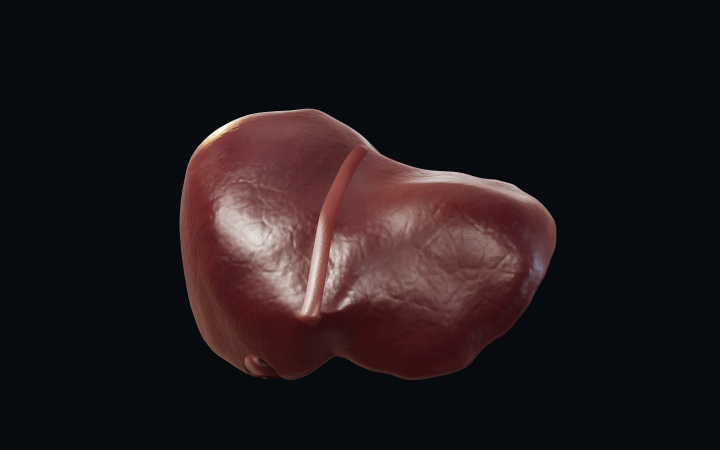
#> input picture tests/baseline/liver_ant.png, 1440 x 900 px, found by its file name (shown at 1/2 size)
$ python engrave.py
#> lines starting #> are read from the running program, lines starting #| are printed output that depends on the picture; after the words box and inside, x2 and y2 are one past the last pixel; in counts of white or black regions, pixels touching at a corner belong together
# Engraving-style rendering of the atlas liver (tests/baseline/liver_ant.png): curved line-screen hatching modulated by tone.
import numpy as np
from PIL import Image, ImageFilter
from scipy import ndimage as ndi
src=Image.open('/home/user/hepatic-scale-atlas/tests/baseline/liver_ant.png').convert('RGB')
#> src is the input picture: PIL image 1440x900 RGB; mean R, G, B 31, 23.1, 25.8
a0=np.asarray(src).astype(float)
m=a0.max(axis=2)>26
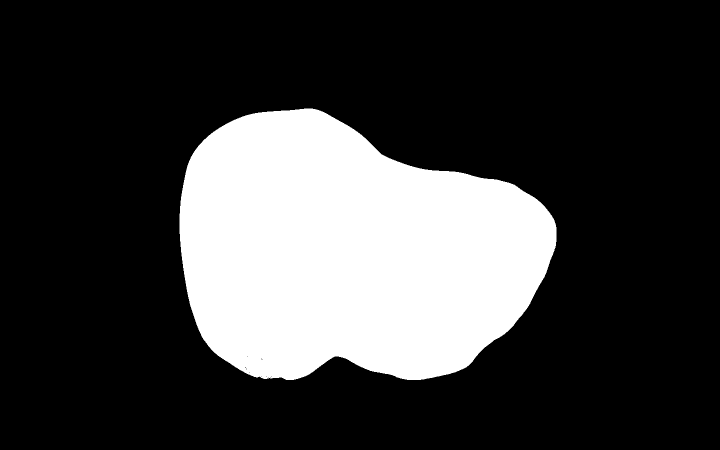
#> m: shape (900, 1440) bool (shown at 1/2 size); 23.7% white; 1 white region, box (x1, y1, x2, y2) and area: (359, 217, 1113, 760) 307578
m=ndi.binary_fill_holes(ndi.binary_closing(m,iterations=3))
#> m: shape (900, 1440) bool; 23.7% white; 1 white region, box (x1, y1, x2, y2) and area: (359, 217, 1113, 760) 307593
lab,n=ndi.label(m); m=lab==(1+int(np.argmax(ndi.sum(m,lab,range(1,n+1)))))
#> after `lab, n = ndi.label(m)`: n = 1
m=ndi.binary_erosion(ndi.binary_opening(m,iterations=2),iterations=2)
#> m: shape (900, 1440) bool; 23.4% white; 1 white region, box (x1, y1, x2, y2) and area: (361, 219, 1111, 758) 303705
ys,xs=np.where(m); bb=(xs.min()-4,ys.min()-4,xs.max()+5,ys.max()+5)
#> after `bb = (xs.min() - 4, ys.min() - 4, xs.max() + 5, ys.max() + 5)`: bb = (357, 215, 1115, 762)
src=src.crop(bb); mk=Image.fromarray((m*255).astype('uint8')).crop(bb)
#> after `mk = Image.fromarray((m * 255).astype('uint8')).crop(bb)`: mk: PIL image 758x547 L; 73.2% white; 1 black region, box (x1, y1, x2, y2) and area: (0, 0, 758, 547) 110921
gb=(a0[...,1]-a0[...,2]); lg=(gb>=17)&(a0[...,1]>112)&m
#> after `lg = (gb >= 17) & (a0[..., 1] > 112) & m`:
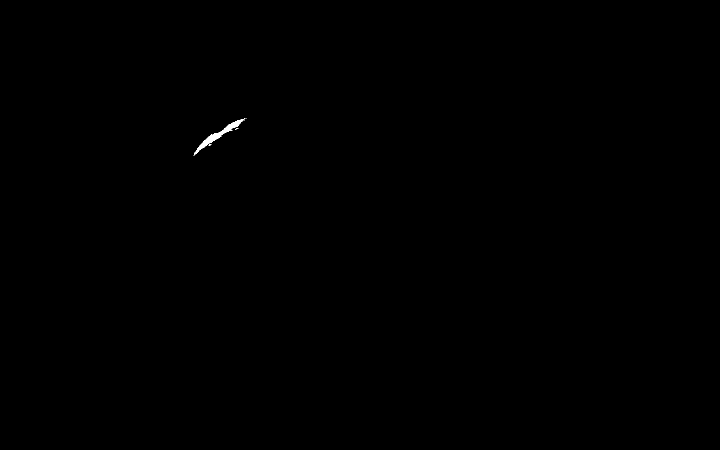
#> lg: shape (900, 1440) bool (shown at 1/2 size); 0.08% white; 4 white regions (3 under 20 px), largest, box (x1, y1, x2, y2) and area: (387, 237, 491, 312) 1078
lg=ndi.binary_opening(ndi.binary_closing(lg,iterations=2),iterations=1)
#> lg: shape (900, 1440) bool; 0.09% white; 1 white region, box (x1, y1, x2, y2) and area: (388, 237, 490, 309) 1141
lb,nn=ndi.label(lg); lg=lb==(1+int(np.argmax(ndi.sum(lg,lb,range(1,nn+1)))))
#> after `lb, nn = ndi.label(lg)`: nn = 1
lgi=Image.fromarray((lg*255).astype('uint8')).crop(bb)
#> lgi: PIL image 758x547 L; 0.28% white; 1 white region, box (x1, y1, x2, y2) and area: (31, 22, 133, 94) 1141
K=2.2
W,H=int(src.width*K),int(src.height*K)
#> W = 1667; H = 1203
src=src.resize((W,H),Image.BICUBIC); mk=mk.resize((W,H),Image.BICUBIC).filter(ImageFilter.GaussianBlur(1.0))
lig0=np.asarray(lgi.resize((W,H),Image.BICUBIC).filter(ImageFilter.GaussianBlur(1.5))).astype(float)/255
a=np.asarray(src).astype(float)/255; mask=np.asarray(mk).astype(float)/255
L=(0.3*a[...,0]+0.55*a[...,1]+0.15*a[...,2])
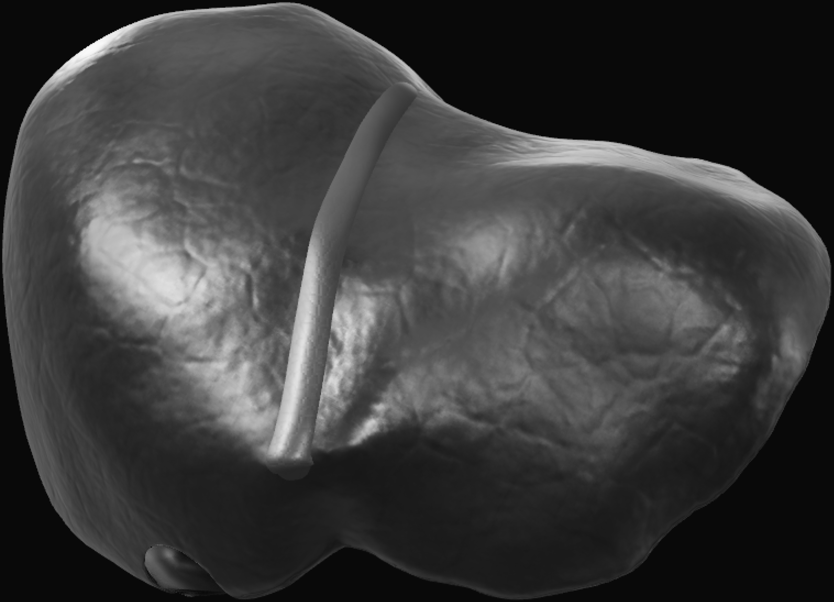
#> L: shape (1203, 1667) float64 (shown at 1/2 size); min 0, max 0.996, mean 0.236
L=ndi.gaussian_filter(L,2.2)
# normalise tone inside mask to 0..1 (0 dark)
v=L[mask>.5]; lo,hi=np.percentile(v,2),np.percentile(v,99)
#> after `lo, hi = (np.percentile(v, 2), np.percentile(v, 99))`: lo = 0.105; hi = 0.783
t=np.clip((L-lo)/(hi-lo),0,1)**0.42
yy,xx=np.mgrid[0:H,0:W].astype(float)
def screen(theta,pitch,warp):
#> called with theta = 28, pitch = 8, warp = 1
    th=np.deg2rad(theta)
    u=(xx*np.cos(th)+yy*np.sin(th))+warp*ndi.gaussian_filter(t,6)*pitch*6
    return (np.cos(2*np.pi*u/pitch))            # -1..1
# line width from tone: darker tone -> thicker line -> threshold on cosine
def layer(theta,pitch,warp,dark_at,full_at):
    s=screen(theta,pitch,warp)
    need=0.7*np.clip((dark_at-t)/(dark_at-full_at),0,1)   # 0 none .. 1 solid
    thr=1-2*need*0.9                                    # cos>thr inks
    return np.clip((s-thr)*6,0,1)*(need>0.02)
ink=np.zeros_like(t)
ink=np.maximum(ink,layer(28,8.0,1.0,0.95,0.38))
ink=np.maximum(ink,layer(-32,8.0,-1.0,0.62,0.22))
ink=np.maximum(ink,layer(90,6.4,0.6,0.30,0.08))
# contour: dark line along the silhouette
edge=ndi.gaussian_filter(mask,1.2)
er=ndi.grey_erosion(mask,size=(5,5)); contour=np.clip((mask-er)*3,0,1)
ink=np.clip(np.maximum(ink*(mask>.5),contour),0,1)
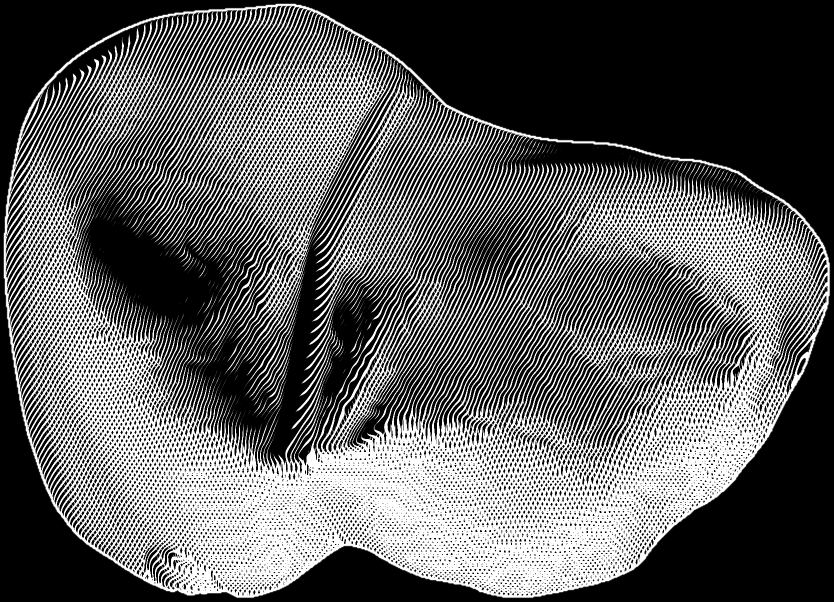
#> ink: shape (1203, 1667) float64 (shown at 1/2 size); min 0, max 1, mean 0.375
# specular highlights stay paper: knock out ink where very bright
ink*=np.clip(1-(t>0.93)*1.0,0,1)
paper=np.array([238,228,207.])/255
inkc=np.array([38,30,28.])/255
# flat wash (Gray's-style tint): warm rose-grey under the hatching
wash=np.array([214,186,176.])/255
base=np.ones((H,W,3))*paper
tint=(0.55+0.25*(1-t))[...,None]
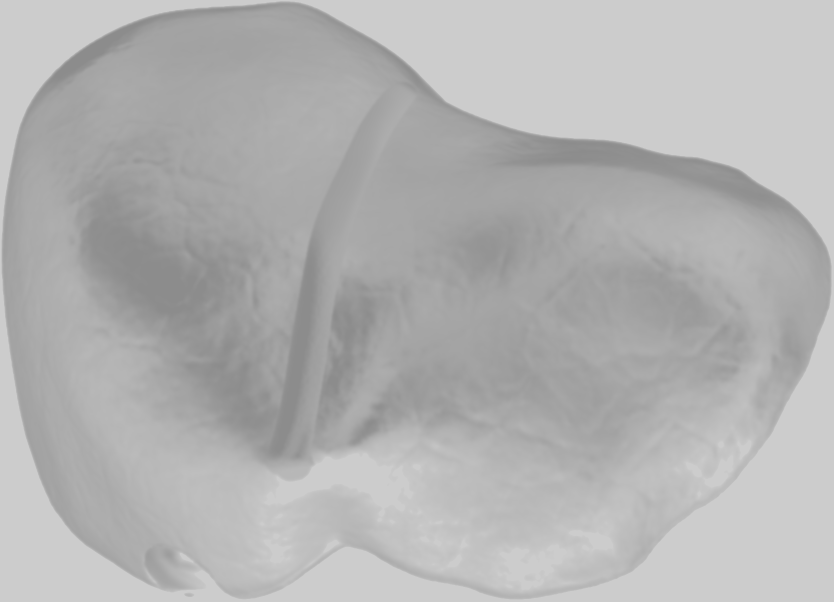
#> tint: shape (1203, 1667, 1) float64 (shown at 1/2 size); min 0.55, max 0.8, mean 0.699
base=base*(1-mask[...,None]*tint*0.85)+wash*(mask[...,None]*tint*0.85)
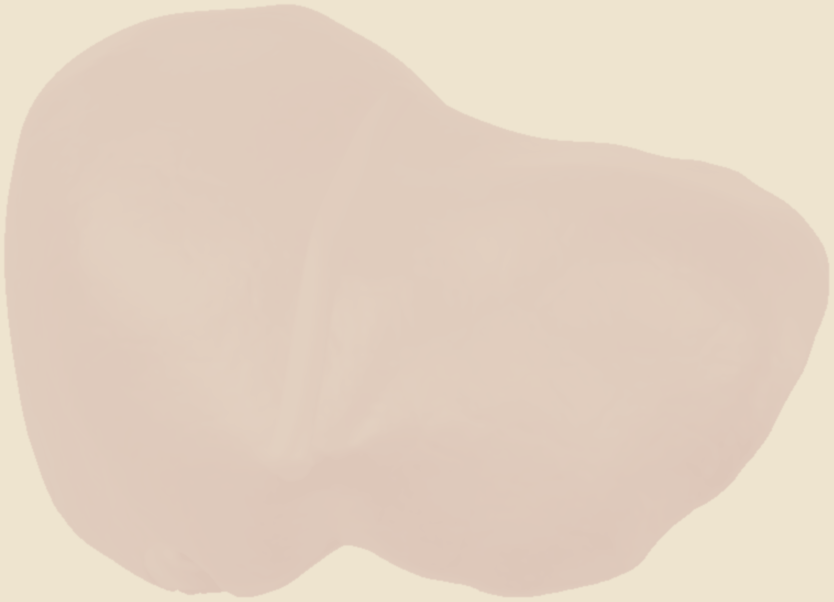
#> base: shape (1203, 1667, 3) float64 (shown at 1/2 size); mean of channels 0, 1, 2 0.894, 0.826, 0.761; drawn as R, G, B
out=base*(1-ink[...,None])+inkc*ink[...,None]
lig=lig0
sel=np.array([178,58,40.])/255
out=out*(1-0.55*lig[...,None])+ (sel*(out.mean(2,keepdims=True)*0+1))*0.55*lig[...,None]*np.clip(out.mean(2,keepdims=True)*1.15,0,1)
rgba=np.dstack([np.clip(out,0,1),ndi.gaussian_filter(mask,0.6)])
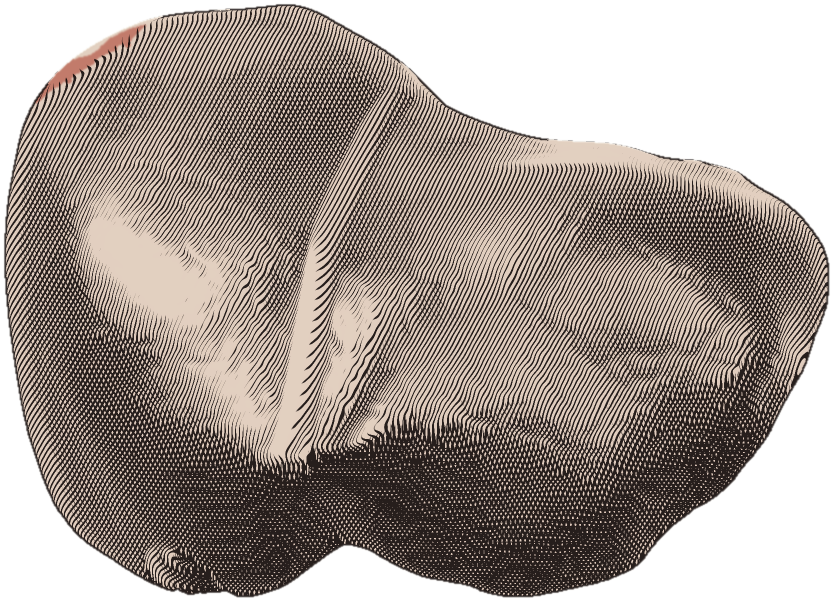
#> rgba: shape (1203, 1667, 4) float64 (shown at 1/2 size); mean of channels 0, 1, 2, 3 0.621, 0.571, 0.525, 0.732; transparent parts drawn white
Image.fromarray((rgba*255).astype('uint8'),'RGBA').save('liver-engraved.png')
print(W,H)
#| 1667 1203

$ run again, with tests/baseline/all_ant.png copied over tests/baseline/liver_ant.png
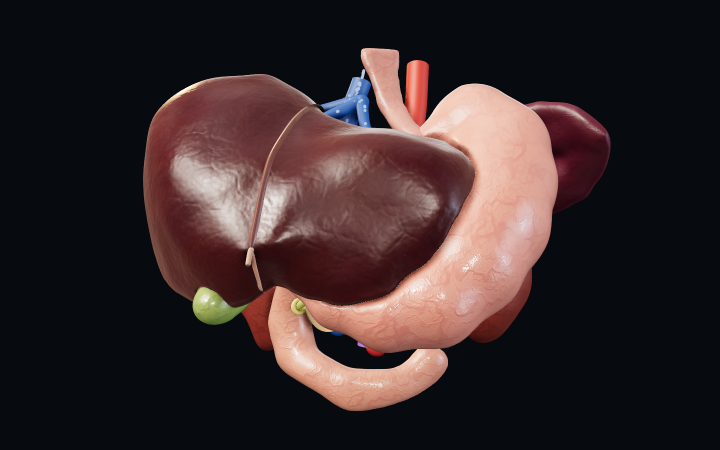
#> input picture tests/baseline/all_ant.png, 1440 x 900 px, found by its file name (shown at 1/2 size)
#> src is the input picture: PIL image 1440x900 RGB; mean R, G, B 54.7, 41.3, 41.8
#> `m=ndi.binary_fill_holes(ndi.binary_closing(m,iterations=3))`:
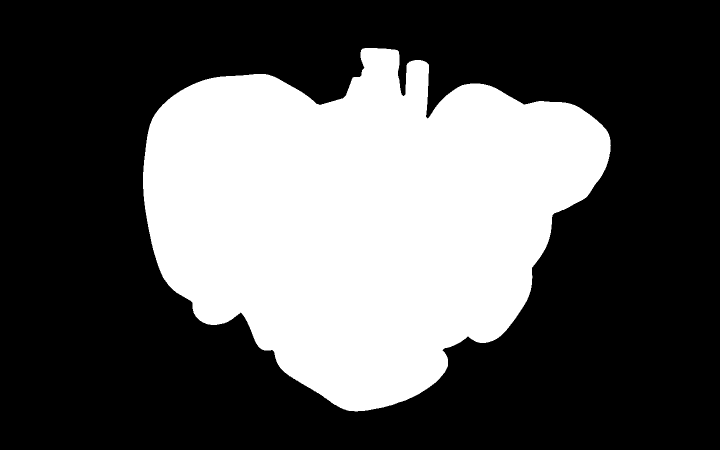
#> m: shape (900, 1440) bool (shown at 1/2 size); 34.4% white; 1 white region, box (x1, y1, x2, y2) and area: (286, 96, 1222, 823) 446247
#> n = 1
#> bb = (284, 94, 1224, 825)
#> lb: shape (900, 1440) int32; 31 distinct labels, from 0 to 30
#> nn = 30
#> lgi: PIL image 940x731 L; 11.2% white; 1 white region, box (x1, y1, x2, y2) and area: (252, 88, 783, 723) 77269
#> lo = 0.0636; hi = 0.867
#> `out=out*(1-0.55*lig[...,None])+ (sel*(out.mean(2,keepdims=True)*0+1))*..`:
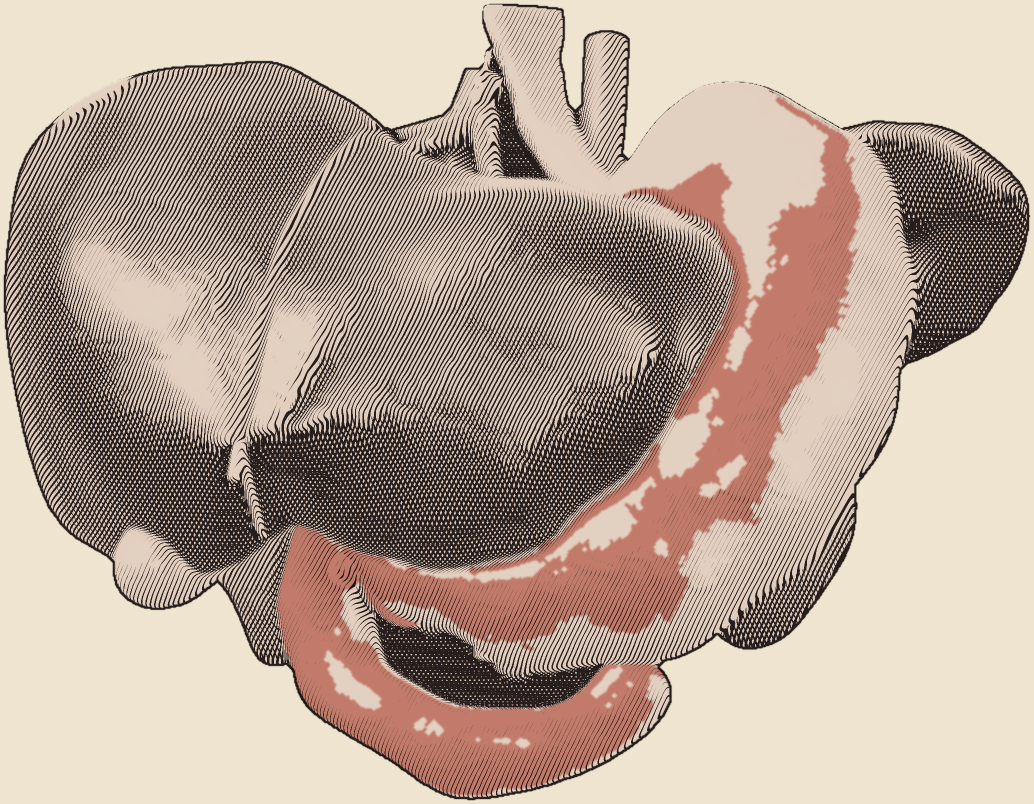
#> out: shape (1608, 2068, 3) float64 (shown at 1/2 size); mean of channels 0, 1, 2 0.723, 0.649, 0.593; drawn as R, G, B
#| 2068 1608

$ run again, with tests/baseline/context_ant.png copied over tests/baseline/liver_ant.png
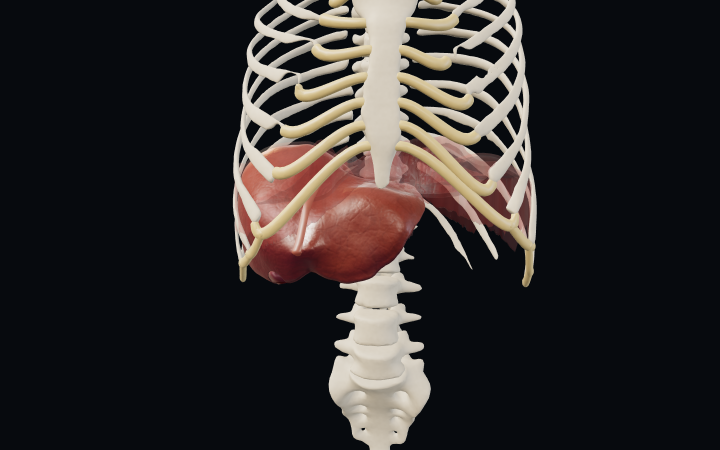
#> input picture tests/baseline/context_ant.png, 1440 x 900 px, found by its file name (shown at 1/2 size)
#> src is the input picture: PIL image 1440x900 RGB; mean R, G, B 46.4, 43.1, 42.5
#> `m=ndi.binary_fill_holes(ndi.binary_closing(m,iterations=3))`:
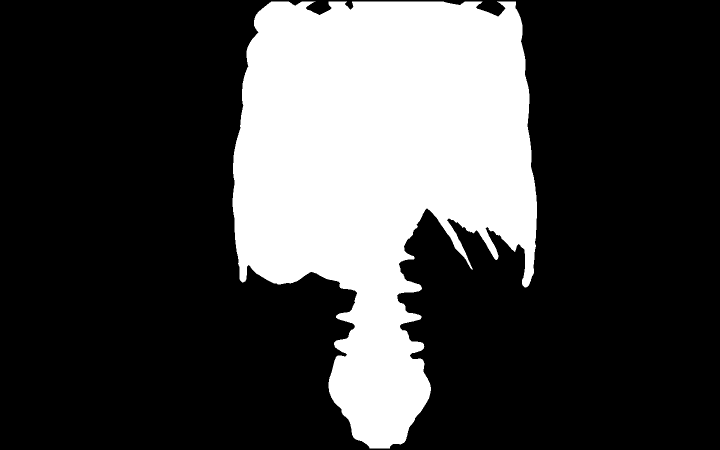
#> m: shape (900, 1440) bool (shown at 1/2 size); 26.6% white; 1 white region, box (x1, y1, x2, y2) and area: (465, 3, 1074, 897) 345034
#> n = 1
#> bb = (463, 1, 1076, 899)
#> lb: shape (900, 1440) int32; 69 distinct labels, from 0 to 68
#> nn = 68
#> lgi: PIL image 613x898 L; 2.7% white; 1 white region, box (x1, y1, x2, y2) and area: (15, 228, 299, 562) 14724
#> lo = 0.038; hi = 0.863
#> `out=out*(1-0.55*lig[...,None])+ (sel*(out.mean(2,keepdims=True)*0+1))*..`:
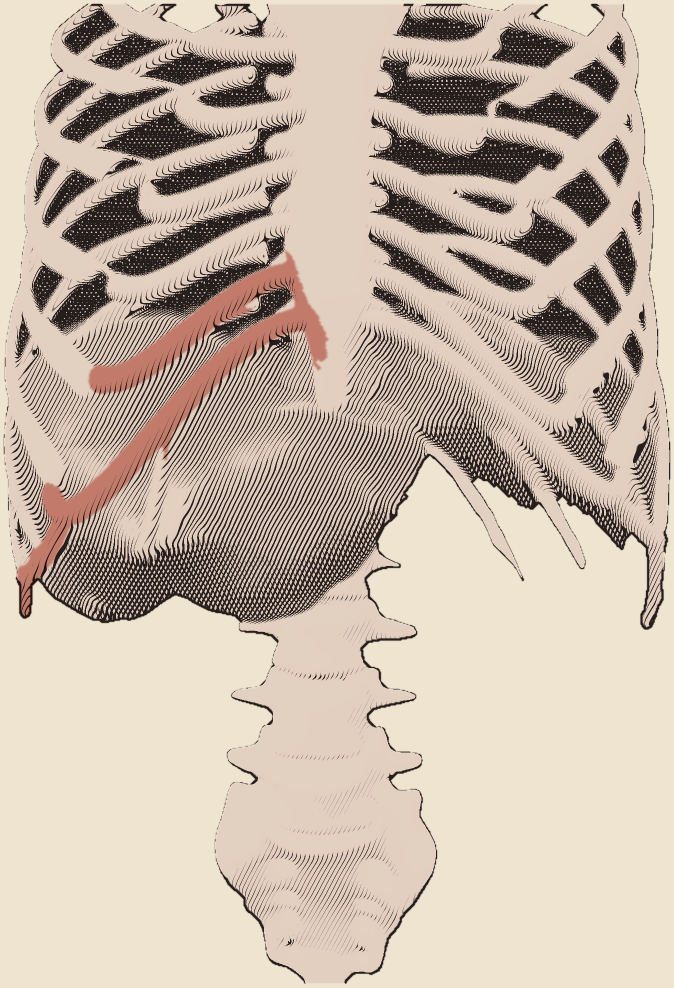
#> out: shape (1975, 1348, 3) float64 (shown at 1/2 size); mean of channels 0, 1, 2 0.782, 0.723, 0.662; drawn as R, G, B
#| 1348 1975
